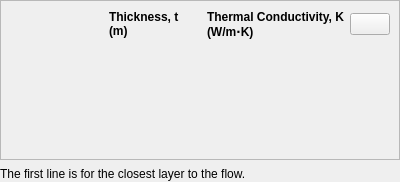
<?xml version="1.0" encoding="UTF-8"?>
<ui version="4.0">
 <class>WallLayersWidget</class>
 <widget class="QWidget" name="WallLayersWidget">
  <property name="geometry">
   <rect>
    <x>0</x>
    <y>0</y>
    <width>400</width>
    <height>182</height>
   </rect>
  </property>
  <property name="windowTitle">
   <string>Form</string>
  </property>
  <layout class="QVBoxLayout" name="verticalLayout">
   <property name="leftMargin">
    <number>0</number>
   </property>
   <property name="topMargin">
    <number>0</number>
   </property>
   <property name="rightMargin">
    <number>0</number>
   </property>
   <property name="bottomMargin">
    <number>0</number>
   </property>
   <item>
    <widget class="QScrollArea" name="scrollArea">
     <property name="sizePolicy">
      <sizepolicy hsizetype="Expanding" vsizetype="Fixed">
       <horstretch>0</horstretch>
       <verstretch>0</verstretch>
      </sizepolicy>
     </property>
     <property name="minimumSize">
      <size>
       <width>0</width>
       <height>160</height>
      </size>
     </property>
     <property name="widgetResizable">
      <bool>true</bool>
     </property>
     <widget class="QWidget" name="scrollAreaWidgetContents">
      <property name="geometry">
       <rect>
        <x>0</x>
        <y>0</y>
        <width>398</width>
        <height>158</height>
       </rect>
      </property>
      <layout class="QVBoxLayout" name="verticalLayout_11">
       <property name="leftMargin">
        <number>0</number>
       </property>
       <property name="topMargin">
        <number>0</number>
       </property>
       <property name="rightMargin">
        <number>0</number>
       </property>
       <property name="bottomMargin">
        <number>9</number>
       </property>
       <item>
        <widget class="QFrame" name="wallLayersTable">
         <property name="styleSheet">
          <string notr="true"/>
         </property>
         <property name="frameShadow">
          <enum>QFrame::Shadow::Raised</enum>
         </property>
         <layout class="QGridLayout" name="gridLayout_3">
          <property name="verticalSpacing">
           <number>2</number>
          </property>
          <item row="0" column="2">
           <widget class="QLabel" name="label_2">
            <property name="font">
             <font>
              <bold>true</bold>
             </font>
            </property>
            <property name="text">
             <string>Thermal Conductivity, K&lt;br/&gt;(W/m⋅K)</string>
            </property>
           </widget>
          </item>
          <item row="0" column="3">
           <widget class="FlatPushButton" name="addWallLayer">
            <property name="sizePolicy">
             <sizepolicy hsizetype="Fixed" vsizetype="Fixed">
              <horstretch>0</horstretch>
              <verstretch>0</verstretch>
             </sizepolicy>
            </property>
            <property name="text">
             <string/>
            </property>
            <property name="icon">
             <iconset resource="../../../../resource.qrc">
              <normaloff>:/icons/add-circle-outline.svg</normaloff>:/icons/add-circle-outline.svg</iconset>
            </property>
           </widget>
          </item>
          <item row="0" column="0">
           <widget class="QLabel" name="label_3">
            <property name="font">
             <font>
              <bold>true</bold>
             </font>
            </property>
            <property name="text">
             <string/>
            </property>
           </widget>
          </item>
          <item row="0" column="1">
           <widget class="QLabel" name="label">
            <property name="font">
             <font>
              <bold>true</bold>
             </font>
            </property>
            <property name="text">
             <string>Thickness, t&lt;br/&gt;(m)</string>
            </property>
           </widget>
          </item>
         </layout>
        </widget>
       </item>
       <item>
        <spacer name="verticalSpacer">
         <property name="orientation">
          <enum>Qt::Orientation::Vertical</enum>
         </property>
         <property name="sizeHint" stdset="0">
          <size>
           <width>20</width>
           <height>40</height>
          </size>
         </property>
        </spacer>
       </item>
      </layout>
     </widget>
    </widget>
   </item>
   <item>
    <widget class="QLabel" name="label_4">
     <property name="text">
      <string>The first line is for the closest layer to the flow.</string>
     </property>
    </widget>
   </item>
  </layout>
 </widget>
 <customwidgets>
  <customwidget>
   <class>FlatPushButton</class>
   <extends>QPushButton</extends>
   <header location="global">widgets.flat_push_button</header>
  </customwidget>
 </customwidgets>
 <resources>
  <include location="../../../../resource.qrc"/>
 </resources>
 <connections/>
</ui>
